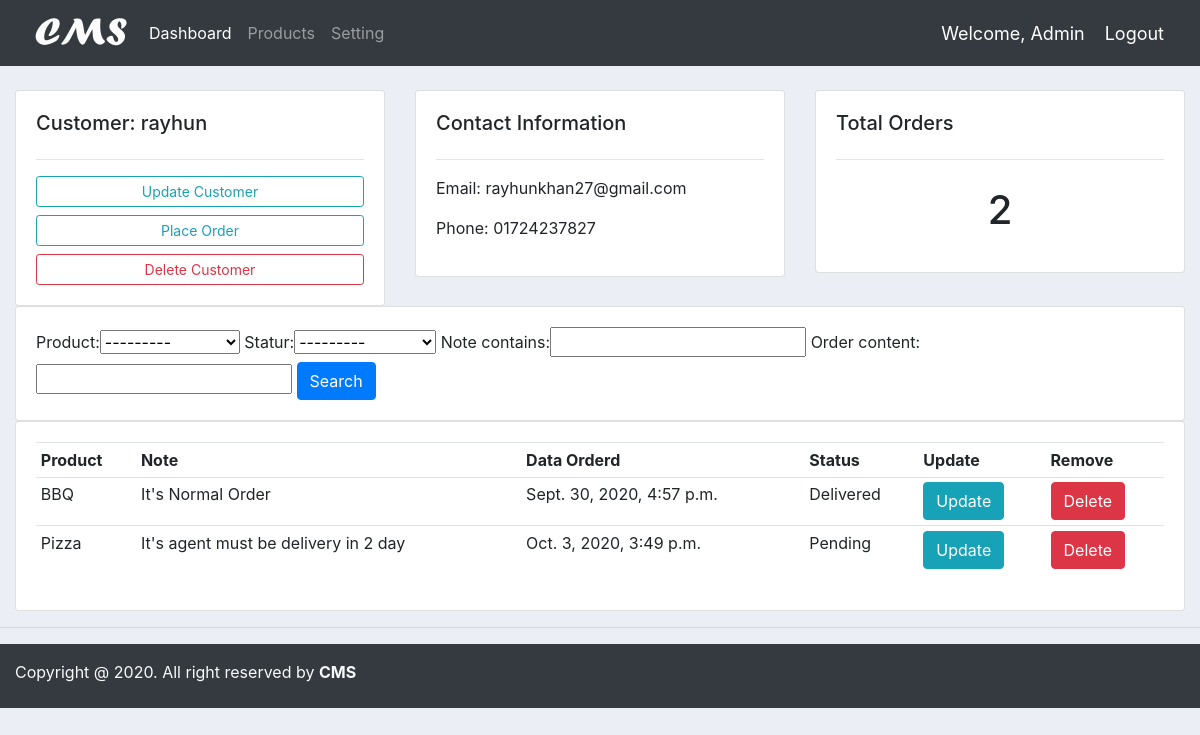
The page /customer/14 (signed in) on the database its author committed.
### accounts/models.py (models this page shows, shortened)
class Customer(models.Model):
    user = models.OneToOneField(User, null=True, blank=True, on_delete=models.CASCADE)
    name = models.CharField(max_length=200, null=True)
    phone = models.CharField(max_length=200, null=True)
    email = models.CharField(max_length=200, null=True)
    profile_pic = models.ImageField(default="demo.jpg", null=True, blank=True)
    date_created = models.DateTimeField(auto_now_add=True, null=True)

class Order(models.Model):
    STATUS = (
        ('Pending','Pending'),
        ('Canceled Order','Canceled Order'),
        ('Delivered','Delivered')
        )
    customer = models.ForeignKey(Customer, null=True, on_delete=models.SET_NULL, related_name='customer_orders')
    Product = models.ForeignKey(Product, null=True, on_delete=models.SET_NULL, related_name='product_orders')
    date_created = models.DateTimeField(auto_now_add=True, null=True)
    statur = models.CharField(max_length=200, null=True, choices=STATUS)
    note = models.CharField(max_length=200, null=True)
    order_content = models.DecimalField(max_digits= 10000, null=True, decimal_places=0)

class Product(models.Model):
    CATAGORY = (
        ('Indoor','Indoor'),
        ('Out Door','Out Door'),
    )
    name = models.CharField(max_length=200, null=True)
    price = models.FloatField(null=True)
    catagory = models.CharField(max_length=200, null=True, choices=CATAGORY)
    descriprion = models.CharField(max_length=500 ,null=True, blank=True)
    data_created = models.DateTimeField(auto_now_add=True)
    tags = models.ManyToManyField(Tag)
    def __str__(self):
        return str(self.name)

### accounts/decorators.py (the view)
        def wrapper_func(request, *args, **kwargs):
            group = None
            if request.user.groups.exists():
                group = request.user.groups.all()[0].name
            if group in allowed_roles:
                return view_func(request, *args, **kwargs)
            else:
                context = {}
                return render(request, 'accounts/customer_not_auth.html', context)

### accounts/views.py (called while the page is built)
@login_required(login_url='login')
@allowed_user(allowed_roles=['admin'])
def customer(request, pk):
    customer = Customer.objects.get(pk=pk)
    orders = customer.customer_orders
    orders_count = orders.count()
    myFilter = OrderFilter(request.GET, queryset=orders)
    orders = myFilter.qs
    context = {
        'customer':customer,
        'orders':orders,
        'orders_count':orders_count,
        'myFilter':myFilter,
    }
    return render(request, 'accounts/customer.html',context)

### accounts/templates/accounts/customer.html
{% extends 'accounts/main.html' %}
{% block content %}
<div class="container-fluid">
    <br>
    <div class="row">
        <div class="col-md">
            <div class="card card-body">
                <h5>Customer: {{ customer.name }} </h5>
                <hr>
                <a class="btn btn-outline-info btn-sm btn-block" href="#">Update Customer</a>
                <a class="btn btn-outline-info btn-sm btn-block" href="{% url 'create_order' customer.pk %}">Place Order</a>
                <a class="btn btn-outline-danger btn-sm btn-block" href="#">Delete Customer</a>
            </div>
        </div>
        <div class="col-md">
            <div class="card card-body">
                <h5>Contact Information</h5>
                <hr>
                <p>Email: {{ customer.email }}</p>
                <p>Phone: {{ customer.phone }}</p>
            </div>
        </div>
        <div class="col-md">
            <div class="card card-body">
                <h5>Total Orders</h5>
                <hr>
                <h1 style="text-align: center; padding:10px">{{ orders_count  }}</h1>
            </div>
        </div>
    </div>
    <div class="row">
        <div class="col">
            <div class="card card-body">
                <form method="get">
                    {{ myFilter.form }}
                    <button class="btn btn-primary" type="submit">Search</button>
                </form>
            </div>
        </div>
    </div>
    <div class="row">
        <div class="col-md">
            <div class="card card-body">
                <table class="table table-sm">
                    <tr>
                        <th>Product</th>
                        <th>Note</th>
                        <th>Data Orderd</th>
                        <th>Status</th>
                        <th>Update</th>
                        <th>Remove</th>
                    </tr>
                    {% for order in orders %}
                    <tr>
                        <td>{{ order.Product }}</td>
                        <td>{{ order.note }}</td>
                        <td>{{ order.date_created }}</td>
                        <td>{{ order.statur }}</td>
                        <td><a class="btn btn-md btn-info" href="{% url 'update_order' order.pk %}">Update</a></td>
                        <td><a class="btn btn-md btn-danger" href="{% url 'delete_order' order.pk %}">Delete</a></td>
                    </tr>
                    {% endfor %}
            </table>
            </div>
        </div>
    </div>
</div>
{% endblock %}

### accounts/templates/accounts/navbar.html (shortened to what this page needs)
{% load static %}
<nav class="navbar navbar-expand-lg navbar-dark bg-dark">
  <a href="{% url 'home' %}"><img id="logo" src="{% static '/images/logo.png' %}" alt="" title="Customer Management System"></a>
    <div class="collapse navbar-collapse" id="navbarSupportedContent">
      <ul class="navbar-nav mr-auto">
        {% if request.user.is_staff %}
        <li class="nav-item active">
          <a class="nav-link" href="{% url 'home' %}">Dashboard</a>
        </li>
        {% endif %}
        <li class="nav-item">
          <a class="nav-link" href="{% url 'products' %}">Products</a>
        </li>
        <li class="nav-item">
          <a class="nav-link" href="{% url 'account' %}">Setting</a>
        </li>
      </ul>
    </div>
    <span class="hello">Welcome, {{ request.user|title }} </span>
    <span><a class="hello" href="{% url 'logout' %}">Logout</a></span>
  </nav>

### static/css/main.css (style rules this page uses)
#logo { height: 50PX; }
body { background-color: #ebeff5; }

### accounts/templates/accounts/navbar.html (style rules this page uses)
.hello { color: #fff; font-size: 18px; margin-right: 20px; }

### rows shown on the page
Customer: name "rayhun", email "rayhunkhan27@gmail.com", phone "01724237827"
Order: Product "BBQ", note "It's Normal Order", date_created "Sept. 30, 2020, 4:57 p.m.", statur "Delivered"
Order: Product "Pizza", note "It's agent must be delivery in 2 day", date_created "Oct. 3, 2020, 3:49 p.m.", statur "Pending"

### other values the page prints
{{ request.user|title }} "Admin"
{{ orders_count }} "2"
